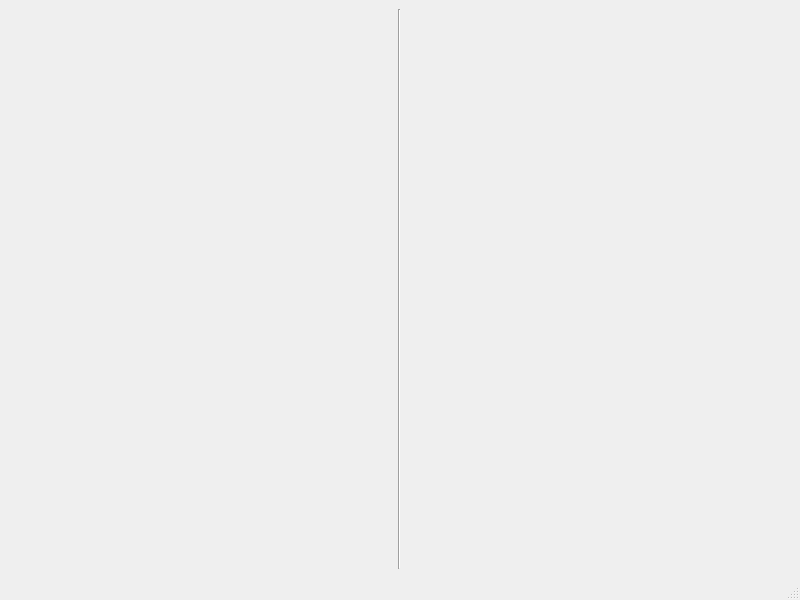
<?xml version="1.0" encoding="UTF-8"?>
<ui version="4.0">
 <class>TampilServer</class>
 <widget class="QMainWindow" name="TampilServer">
  <property name="geometry">
   <rect>
    <x>0</x>
    <y>0</y>
    <width>800</width>
    <height>600</height>
   </rect>
  </property>
  <property name="windowTitle">
   <string>MainWindow</string>
  </property>
  <widget class="QWidget" name="centralwidget">
   <layout class="QHBoxLayout" name="horizontalLayout">
    <item>
     <layout class="QVBoxLayout" name="verticalLayout"/>
    </item>
    <item>
     <widget class="Line" name="line">
      <property name="orientation">
       <enum>Qt::Vertical</enum>
      </property>
     </widget>
    </item>
    <item>
     <layout class="QVBoxLayout" name="verticalLayout_2"/>
    </item>
   </layout>
  </widget>
  <widget class="QMenuBar" name="menubar">
   <property name="geometry">
    <rect>
     <x>0</x>
     <y>0</y>
     <width>800</width>
     <height>22</height>
    </rect>
   </property>
  </widget>
  <widget class="QStatusBar" name="statusbar"/>
 </widget>
 <resources/>
 <connections/>
</ui>
